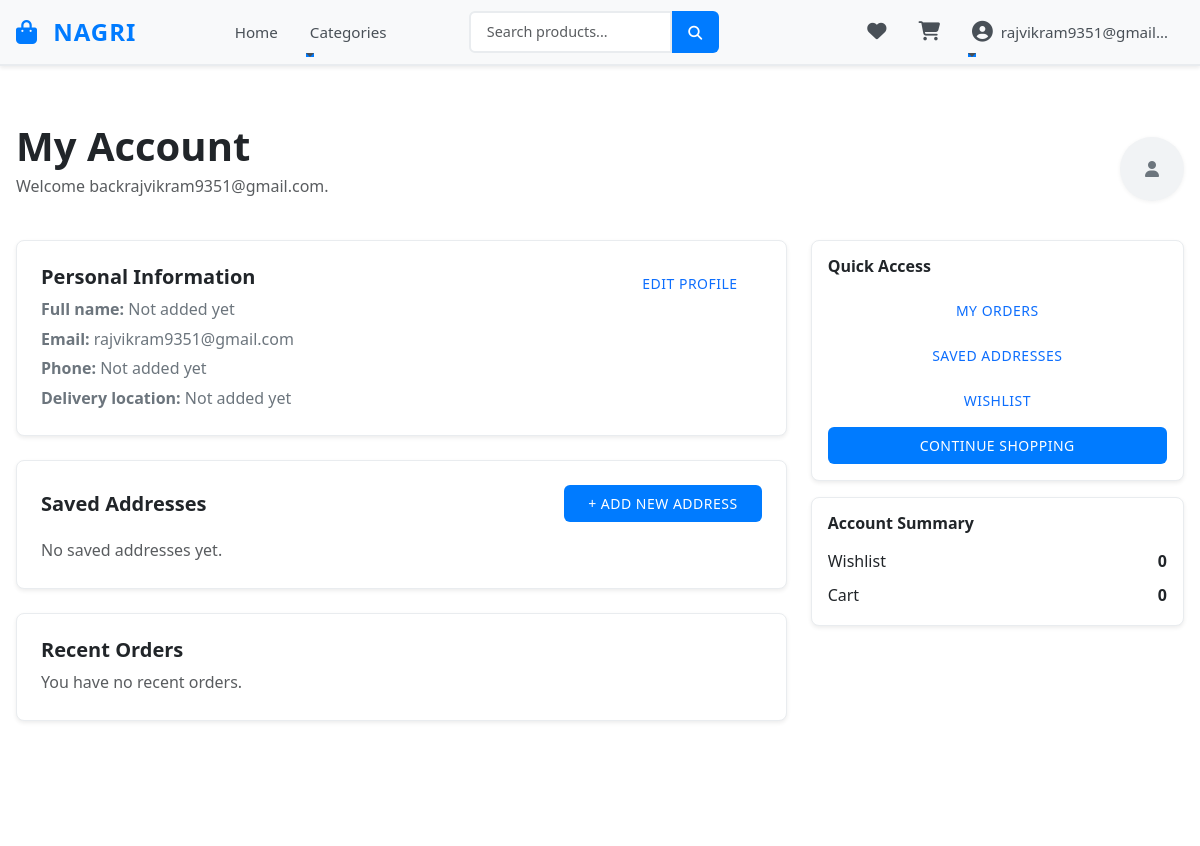
The page /accounts/dashboard-page/ (signed in, upper part) on the database as committed earlier.
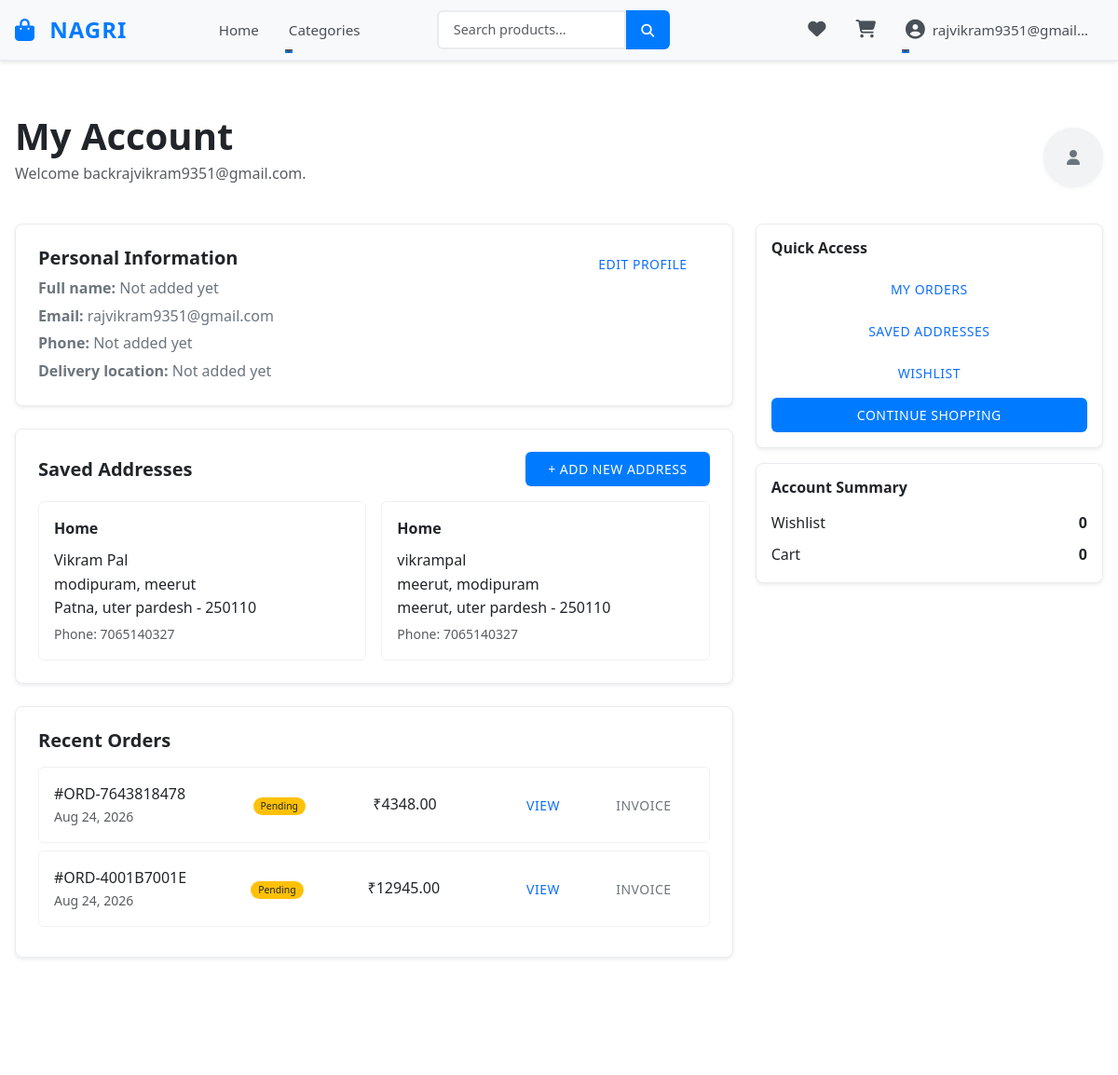
The same page on the database as committed later.
### accounts/models.py (models this page shows, shortened)
class Address(models.Model):
    user = models.ForeignKey(CustomUser, on_delete=models.CASCADE, related_name="addresses")
    profile = models.ForeignKey(UserProfile, on_delete=models.CASCADE, related_name="addresses", null=True, blank=True)
    label = models.CharField(max_length=50, default="Home")
    full_name = models.CharField(max_length=150)
    phone = models.CharField(max_length=20)
    address_line_1 = models.CharField(max_length=255)
    address_line_2 = models.CharField(max_length=255, blank=True, null=True)
    city = models.CharField(max_length=100)
    state = models.CharField(max_length=100)
    country = models.CharField(max_length=100, default="India")
    pincode = models.CharField(max_length=20)
    landmark = models.CharField(max_length=200, blank=True, null=True)
    is_default = models.BooleanField(default=False)
    created_at = models.DateTimeField(auto_now_add=True)
    updated_at = models.DateTimeField(auto_now=True)
    class Meta:
        ordering = ["-is_default", "-created_at"]

### orders/models.py (models this page shows, shortened)
class Order(models.Model):
    STATUS_CHOICES = [
        ("pending", "Pending"),
        ("paid", "Paid"),
        ("shipped", "Shipped"),
        ("completed", "Completed"),
        ("cancelled", "Cancelled"),
    ]
    TRACKING_CHOICES = [
        ("processing", "Processing"),
        ("packed", "Packed"),
        ("shipped", "Shipped"),
        ("out_for_delivery", "Out for Delivery"),
        ("delivered", "Delivered"),
    ]
    DELIVERY_CHOICES = [
        ("standard", "Standard Delivery (5-7 days) - FREE"),
        ("express", "Express Delivery (2-3 days) - ₹50"),
        ("overnight", "Overnight Delivery - ₹100"),
    ]
    PAYMENT_METHOD_CHOICES = [
        ("razorpay", "Credit/Debit Card"),
        ("netbanking", "Net Banking"),
        ("upi", "UPI"),
        ("wallet", "Wallet"),
        ("cod", "Cash on Delivery"),
    ]
    user = models.ForeignKey(settings.AUTH_USER_MODEL, on_delete=models.CASCADE, related_name="orders")
    order_number = models.CharField(max_length=50, unique=True)
    subtotal = models.DecimalField(max_digits=12, decimal_places=2, default=0.00)
    discount_amount = models.DecimalField(max_digits=12, decimal_places=2, default=0.00)
    delivery_charge = models.DecimalField(max_digits=12, decimal_places=2, default=0.00)
    total_amount = models.DecimalField(max_digits=12, decimal_places=2, default=0.00)
    coupon_code = models.CharField(max_length=50, blank=True, null=True)
    shipping_address = models.ForeignKey(Address, on_delete=models.SET_NULL, null=True, blank=True, related_name="orders")
    shipping_address_name = models.CharField(max_length=150, blank=True)
    shipping_address_phone = models.CharField(max_length=20, blank=True)
    shipping_address_line1 = models.CharField(max_length=255, blank=True)
    shipping_address_line2 = models.CharField(max_length=255, blank=True, null=True)
    shipping_address_city = models.CharField(max_length=100, blank=True)
    shipping_address_state = models.CharField(max_length=100, blank=True)
    shipping_address_postal_code = models.CharField(max_length=20, blank=True)
    shipping_address_country = models.CharField(max_length=100, blank=True, default="India")
    delivery_method = models.CharField(max_length=20, choices=DELIVERY_CHOICES, default="standard")
    payment_method = models.CharField(max_length=20, choices=PAYMENT_METHOD_CHOICES, default="razorpay")
    status = models.CharField(max_length=20, choices=STATUS_CHOICES, default="pending")
    tracking_status = models.CharField(max_length=30, choices=TRACKING_CHOICES, default="processing")
    tracking_code = models.CharField(max_length=100, blank=True, null=True)
    tracking_number = models.CharField(max_length=100, blank=True, null=True)
    is_paid = models.BooleanField(default=False)
    payment_provider = models.CharField(max_length=50, blank=True, default="razorpay")
    razorpay_order_id = models.CharField(max_length=255, blank=True, null=True)
    razorpay_payment_id = models.CharField(max_length=255, blank=True, null=True)
    razorpay_signature = models.CharField(max_length=255, blank=True, null=True)
    created_at = models.DateTimeField(auto_now_add=True)
    updated_at = models.DateTimeField(auto_now=True)
    class Meta:
        ordering = ["-created_at"]

### accounts/views.py (the view)
# urls.py: path("dashboard-page/", views.dashboard_page, name="dashboard_page"),
@login_required(login_url="/accounts/auth/")
def dashboard_page(request):
    profile = UserProfile.objects.filter(user=request.user).first()
    addresses = Address.objects.filter(user=request.user).order_by("-is_default", "-created_at")
    payment_methods = PaymentMethod.objects.filter(user=request.user).order_by("-is_default", "-created_at")
    orders = Order.objects.filter(user=request.user).order_by("-created_at")[:10]
    return render(request, "accounts/dashboard.html", {
        "profile": profile,
        "addresses": addresses,
        "payment_methods": payment_methods,
        "orders": orders,
        "wishlist_count": 0,
        "cart_count": 0,
    })

### templates/accounts/dashboard.html (shortened to what the changed rows need)
{% extends 'base/base.html' %}
{% load static %}
{% block extra_css %}
    <link rel="stylesheet" href="{% static 'css/accounts/dashboard.css' %}">
{% endblock %}
{% block content %}
<div class="account-dashboard container py-4">
    <div class="dashboard-header d-flex align-items-center justify-content-between mb-4">
        <div>
            <h1 class="mb-1">My Account</h1>
        </div>
    </div>
    <div class="row g-4">
        <div class="col-lg-8">
            <div class="card card-flat mb-4">
                <div class="card-body">
                    <div class="d-flex justify-content-between align-items-center mb-3">
                        <h5 class="card-title mb-0">Saved Addresses</h5>
                        <a href="{% url 'checkout_address' %}" class="btn btn-sm btn-primary">+ Add New Address</a>
                    </div>
                    {% if addresses %}
                        <div class="row g-3">
                            {% for address in addresses %}
                                <div class="col-md-6">
                                    <div class="address-card p-3">
                                        <div class="d-flex justify-content-between">
                                            <div>
                                                <strong>{{ address.label }}</strong>
                                            </div>
                                        </div>
                                        <div class="mt-2">{{ address.full_name }}</div>
                                        <div>{{ address.address_line_1 }}{% if address.address_line_2 %}, {{ address.address_line_2 }}{% endif %}</div>
                                        <div>{{ address.city }}, {{ address.state }} - {{ address.pincode }}</div>
                                        <div class="text-muted small mt-1">Phone: {{ address.phone }}</div>
                                    </div>
                                </div>
                            {% endfor %}
                        </div>
                    {% else %}
                        <p class="text-muted mb-0">No saved addresses yet.</p>
                    {% endif %}
                </div>
            </div>
            <div class="card card-flat mb-4">
                <div class="card-body">
                    <h5 class="card-title">Recent Orders</h5>
                    {% if orders %}
                        <div class="orders-list mt-3">
                            {% for order in orders %}
                                <div class="order-row d-flex align-items-center justify-content-between p-3 mb-2">
                                    <div>
                                        <div class="order-number">#{{ order.order_number }}</div>
                                        <div class="text-muted small">{{ order.created_at|date:'M d, Y' }}</div>
                                    </div>
                                    <div class="order-status">
                                        {% if order.status == 'pending' %}
                                            <span class="badge bg-warning text-dark">Pending</span>
                                        {% elif order.status == 'paid' or order.status == 'processing' %}
                                            <span class="badge bg-info text-dark">Processing</span>
                                        {% elif order.status == 'shipped' %}
                                            <span class="badge bg-secondary">Shipped</span>
                                        {% elif order.status == 'completed' %}
                                            <span class="badge bg-success">Delivered</span>
                                        {% elif order.status == 'cancelled' %}
                                            <span class="badge bg-danger">Cancelled</span>
                                        {% else %}
                                            <span class="badge bg-light text-dark">{{ order.status }}</span>
                                        {% endif %}
                                    </div>
                                    <div class="order-total">₹{{ order.total_amount }}</div>
                                    <div class="order-actions">
                                        <a href="{% url 'order_detail' order.id %}" class="btn btn-sm btn-outline-primary">View</a>
                                        <a href="/orders/orders/{{ order.id }}/invoice/" class="btn btn-sm btn-outline-secondary ms-2">Invoice</a>
                                    </div>
                                </div>
                            {% endfor %}
                        </div>
                    {% else %}
                        <p class="text-muted mb-0">You have no recent orders.</p>
                    {% endif %}
                </div>
            </div>
        </div>
    </div>
</div>
{% endblock %}

Rows that differ between the two databases and show on the page:
added Address: label "Home", full_name "Vikram Pal", address_line_1 "modipuram", address_line_2 "meerut", city "Patna", state "uter pardesh", pincode "250110", phone "7065140327"
added Address: label "Home", full_name "vikrampal", address_line_1 "meerut", address_line_2 "modipuram", city "meerut", state "uter pardesh", pincode "250110", phone "7065140327"
added Order: order_number "ORD-7643818478", created_at "Aug 24, 2026", status "Pending", total_amount "4348.00"
added Order: order_number "ORD-4001B7001E", created_at "Aug 24, 2026", status "Pending", total_amount "12945.00"
Other text that changed with them:
text no longer shown: "No saved addresses yet. You have no recent orders."
